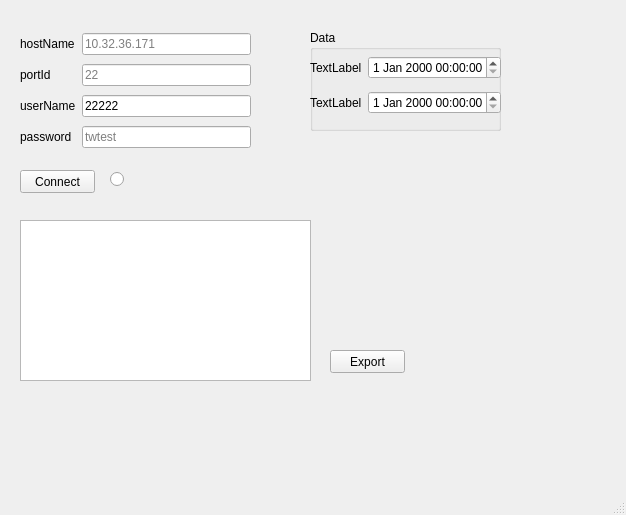
<?xml version="1.0" encoding="UTF-8"?>
<ui version="4.0">
 <class>ui</class>
 <widget class="QMainWindow" name="ui">
  <property name="geometry">
   <rect>
    <x>0</x>
    <y>0</y>
    <width>626</width>
    <height>515</height>
   </rect>
  </property>
  <property name="windowTitle">
   <string>MainWindow</string>
  </property>
  <widget class="QWidget" name="centralwidget">
   <widget class="QWidget" name="gridLayoutWidget">
    <property name="geometry">
     <rect>
      <x>20</x>
      <y>30</y>
      <width>231</width>
      <height>121</height>
     </rect>
    </property>
    <layout class="QGridLayout" name="gridLayout">
     <item row="2" column="1">
      <widget class="QLineEdit" name="cnt_userName">
       <property name="text">
        <string>22222</string>
       </property>
       <property name="placeholderText">
        <string>twtest</string>
       </property>
      </widget>
     </item>
     <item row="1" column="0">
      <widget class="QLabel" name="lbl_portId">
       <property name="text">
        <string>portId</string>
       </property>
      </widget>
     </item>
     <item row="2" column="0">
      <widget class="QLabel" name="lbl_userName">
       <property name="text">
        <string>userName</string>
       </property>
      </widget>
     </item>
     <item row="0" column="0">
      <widget class="QLabel" name="lbl_hostName">
       <property name="text">
        <string>hostName</string>
       </property>
      </widget>
     </item>
     <item row="0" column="1">
      <widget class="QLineEdit" name="cnt_hostName">
       <property name="placeholderText">
        <string>10.32.36.171</string>
       </property>
      </widget>
     </item>
     <item row="1" column="1">
      <widget class="QLineEdit" name="cnt_portId">
       <property name="echoMode">
        <enum>QLineEdit::Password</enum>
       </property>
       <property name="placeholderText">
        <string>22</string>
       </property>
      </widget>
     </item>
     <item row="3" column="0">
      <widget class="QLabel" name="lbl_password">
       <property name="text">
        <string>password</string>
       </property>
      </widget>
     </item>
     <item row="3" column="1">
      <widget class="QLineEdit" name="cnt_password">
       <property name="placeholderText">
        <string>twtest</string>
       </property>
      </widget>
     </item>
    </layout>
   </widget>
   <widget class="QGroupBox" name="groupBox">
    <property name="geometry">
     <rect>
      <x>310</x>
      <y>30</y>
      <width>191</width>
      <height>101</height>
     </rect>
    </property>
    <property name="title">
     <string>Data</string>
    </property>
    <widget class="QWidget" name="gridLayoutWidget_2">
     <property name="geometry">
      <rect>
       <x>0</x>
       <y>20</y>
       <width>191</width>
       <height>71</height>
      </rect>
     </property>
     <layout class="QGridLayout" name="gridLayout_2">
      <item row="2" column="0">
       <widget class="QLabel" name="lbl_startTime">
        <property name="text">
         <string>TextLabel</string>
        </property>
       </widget>
      </item>
      <item row="2" column="1">
       <widget class="QDateTimeEdit" name="cnt_endTime"/>
      </item>
      <item row="0" column="0">
       <widget class="QLabel" name="lbl_endTime">
        <property name="text">
         <string>TextLabel</string>
        </property>
       </widget>
      </item>
      <item row="0" column="1">
       <widget class="QDateTimeEdit" name="cnt_startTime"/>
      </item>
     </layout>
    </widget>
   </widget>
   <widget class="QRadioButton" name="rBtn_connect">
    <property name="geometry">
     <rect>
      <x>110</x>
      <y>170</y>
      <width>80</width>
      <height>18</height>
     </rect>
    </property>
    <property name="text">
     <string/>
    </property>
    <property name="checkable">
     <bool>true</bool>
    </property>
    <property name="checked">
     <bool>false</bool>
    </property>
   </widget>
   <widget class="QPlainTextEdit" name="txt_info">
    <property name="geometry">
     <rect>
      <x>20</x>
      <y>220</y>
      <width>291</width>
      <height>161</height>
     </rect>
    </property>
   </widget>
   <widget class="QPushButton" name="btn_connect">
    <property name="geometry">
     <rect>
      <x>20</x>
      <y>170</y>
      <width>75</width>
      <height>23</height>
     </rect>
    </property>
    <property name="text">
     <string>Connect</string>
    </property>
   </widget>
   <widget class="QPushButton" name="btn_export">
    <property name="geometry">
     <rect>
      <x>330</x>
      <y>350</y>
      <width>75</width>
      <height>23</height>
     </rect>
    </property>
    <property name="text">
     <string>Export</string>
    </property>
   </widget>
  </widget>
  <widget class="QMenuBar" name="menubar">
   <property name="geometry">
    <rect>
     <x>0</x>
     <y>0</y>
     <width>626</width>
     <height>22</height>
    </rect>
   </property>
  </widget>
  <widget class="QStatusBar" name="statusbar"/>
 </widget>
 <resources/>
 <connections/>
</ui>
